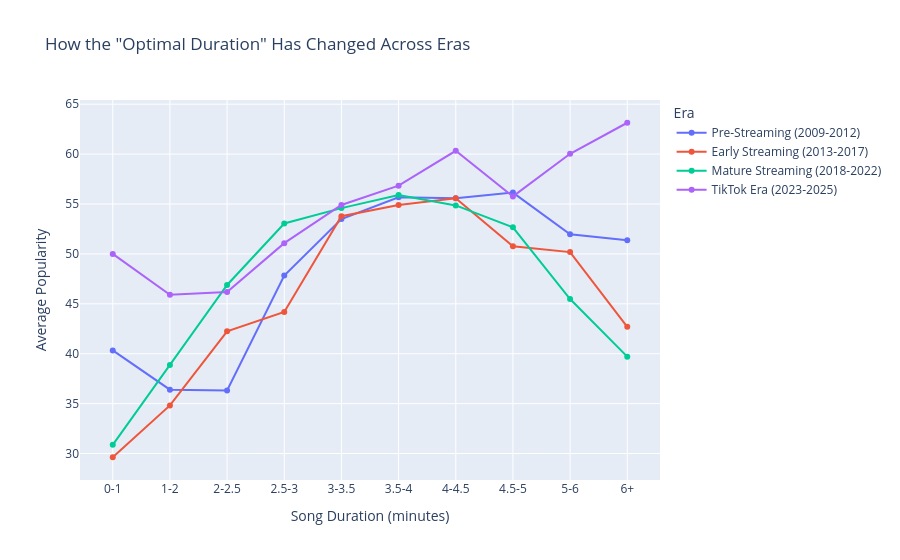

Notebook source saved alongside this figure:
### Code cell
# Visualize popularity by duration across eras
fig = px.line(
    era_duration,
    x='duration_bin',
    y='Mean Popularity',
    color='era',
    markers=True,
    title='How the "Optimal Duration" Has Changed Across Eras',
    labels={'duration_bin': 'Song Duration (minutes)', 'Mean Popularity': 'Average Popularity'},
    category_orders={'era': ['Pre-Streaming (2009-2012)', 'Early Streaming (2013-2017)', 
                             'Mature Streaming (2018-2022)', 'TikTok Era (2023-2025)']}
)
fig.update_layout(legend_title='Era')
fig.show()

### Figure 1 — Plotly figure (JSON) as saved in the notebook; plotly's stock layout.template omitted (floating-point values rounded to 4 significant figures)
{"data": [{"hovertemplate": "era=Pre-Streaming (2009-2012)<br>Song Duration (minutes)=%{x}<br>Average Popularity=%{y}<extra></extra>", "legendgroup": "Pre-Streaming (2009-2012)", "line": {"color": "#636efa", "dash": "solid"}, "marker": {"symbol": "circle"}, "mode": "lines+markers", "name": "Pre-Streaming (2009-2012)", "orientation": "v", "showlegend": true, "type": "scatter", "x": ["0-1", "1-2", "2-2.5", "2.5-3", "3-3.5", "3.5-4", "4-4.5", "4.5-5", "5-6", "6+"], "xaxis": "x", "y": [40.33, 36.4, 36.32, 47.84, 53.49, 55.67, 55.58, 56.14, 51.97, 51.37], "yaxis": "y"}, {"hovertemplate": "era=Early Streaming (2013-2017)<br>Song Duration (minutes)=%{x}<br>Average Popularity=%{y}<extra></extra>", "legendgroup": "Early Streaming (2013-2017)", "line": {"color": "#EF553B", "dash": "solid"}, "marker": {"symbol": "circle"}, "mode": "lines+markers", "name": "Early Streaming (2013-2017)", "orientation": "v", "showlegend": true, "type": "scatter", "x": ["0-1", "1-2", "2-2.5", "2.5-3", "3-3.5", "3.5-4", "4-4.5", "4.5-5", "5-6", "6+"], "xaxis": "x", "y": [29.63, 34.82, 42.25, 44.18, 53.78, 54.89, 55.58, 50.77, 50.18, 42.7], "yaxis": "y"}, {"hovertemplate": "era=Mature Streaming (2018-2022)<br>Song Duration (minutes)=%{x}<br>Average Popularity=%{y}<extra></extra>", "legendgroup": "Mature Streaming (2018-2022)", "line": {"color": "#00cc96", "dash": "solid"}, "marker": {"symbol": "circle"}, "mode": "lines+markers", "name": "Mature Streaming (2018-2022)", "orientation": "v", "showlegend": true, "type": "scatter", "x": ["0-1", "1-2", "2-2.5", "2.5-3", "3-3.5", "3.5-4", "4-4.5", "4.5-5", "5-6", "6+"], "xaxis": "x", "y": [30.87, 38.86, 46.89, 53.05, 54.59, 55.91, 54.86, 52.67, 45.48, 39.71], "yaxis": "y"}, {"hovertemplate": "era=TikTok Era (2023-2025)<br>Song Duration (minutes)=%{x}<br>Average Popularity=%{y}<extra></extra>", "legendgroup": "TikTok Era (2023-2025)", "line": {"color": "#ab63fa", "dash": "solid"}, "marker": {"symbol": "circle"}, "mode": "lines+markers", "name": "TikTok Era (2023-2025)", "orientation": "v", "showlegend": true, "type": "scatter", "x": ["0-1", "1-2", "2-2.5", "2.5-3", "3-3.5", "3.5-4", "4-4.5", "4.5-5", "5-6", "6+"], "xaxis": "x", "y": [50.0, 45.91, 46.19, 51.08, 54.9, 56.84, 60.33, 55.76, 60.03, 63.14], "yaxis": "y"}], "layout": {"legend": {"title": {"text": "Era"}, "tracegroupgap": 0}, "title": {"text": "How the \"Optimal Duration\" Has Changed Across Eras"}, "xaxis": {"anchor": "y", "domain": [0, 1], "title": {"text": "Song Duration (minutes)"}}, "yaxis": {"anchor": "x", "domain": [0, 1], "title": {"text": "Average Popularity"}}}}
